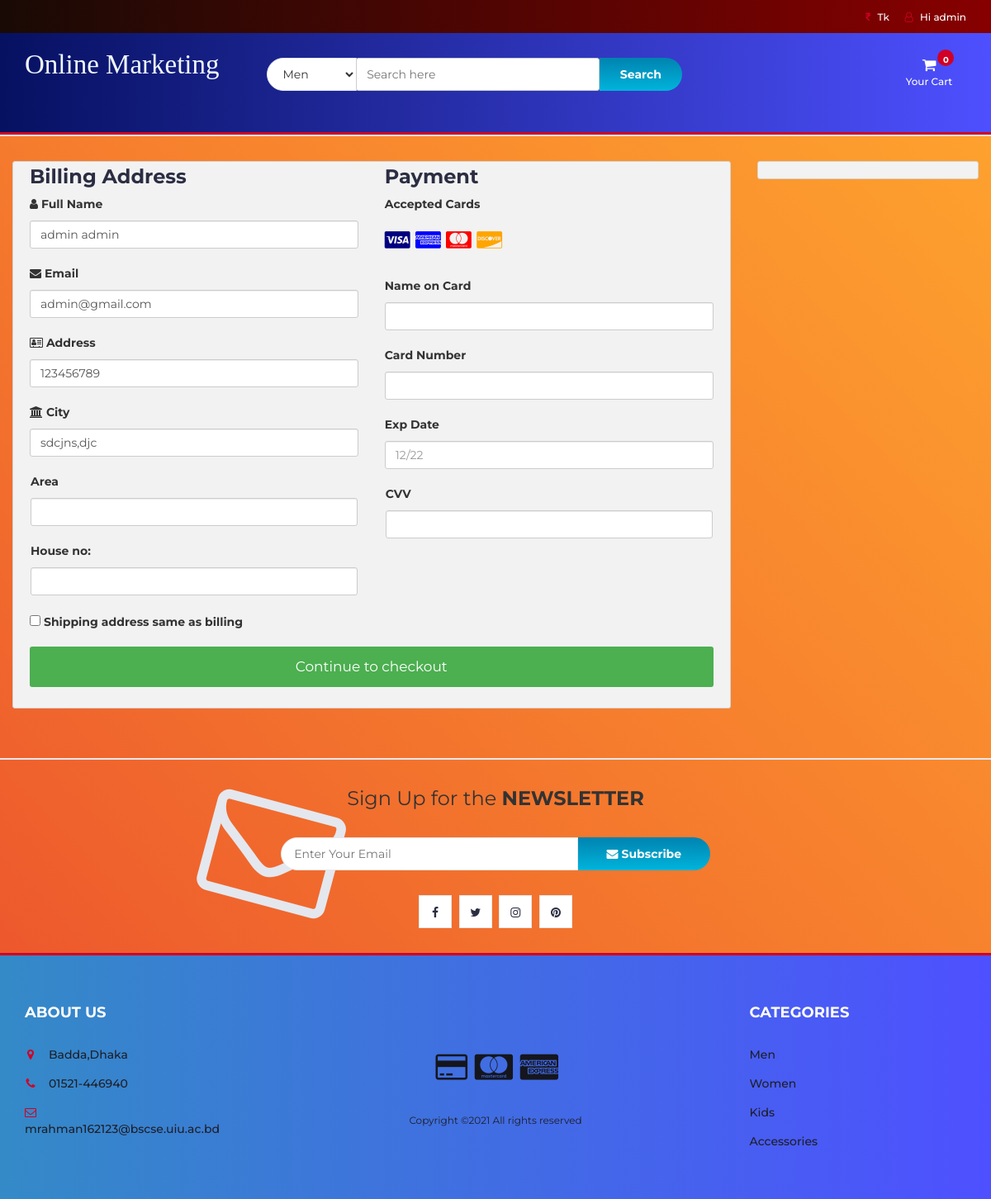
The app's page /online-shopping-system/checkout.php (signed in) with its own data.
### tables this page shows
CREATE TABLE `user_info` (
  `user_id` int(10) NOT NULL,
  `first_name` varchar(100) NOT NULL,
  `last_name` varchar(100) NOT NULL,
  `email` varchar(300) NOT NULL,
  `password` varchar(300) NOT NULL,
  `mobile` varchar(10) NOT NULL,
  `address1` varchar(300) NOT NULL,
  `address2` varchar(11) NOT NULL
);

### online-shopping-system/checkout.php (the view, shortened to what this page needs)
<?php
include "db.php";
include "header.php";
?>
<section class="section">
	<div class="container-fluid">
		<div class="row-checkout">
		<?php
		if(isset($_SESSION["uid"])){
			$sql = "SELECT * FROM user_info WHERE user_id='$_SESSION[uid]'";
			$query = mysqli_query($con,$sql);
			$row=mysqli_fetch_array($query);
		echo'
			<div class="col-75">
				<div class="container-checkout">
				<form id="checkout_form" action="checkout_process.php" method="POST" class="was-validated">
					<div class="row-checkout">
					<div class="col-50">
						<h3>Billing Address</h3>
						<label for="fname"><i class="fa fa-user" ></i> Full Name</label>
						<input type="text" id="fname" class="form-control" name="firstname" pattern="^[a-zA-Z ]+$"  value="'.$row["first_name"].' '.$row["last_name"].'">
						<label for="email"><i class="fa fa-envelope"></i> Email</label>
						<input type="text" id="email" name="email" class="form-control" pattern="^[_a-z0-9-]+(\.[_a-z0-9-]+)*@[a-z0-9]+(\.[a-z]{2,4})$" value="'.$row["email"].'" required>
						<label for="adr"><i class="fa fa-address-card-o"></i> Address</label>
						<input type="text" id="adr" name="address" class="form-control" value="'.$row["address1"].'" required>
						<label for="city"><i class="fa fa-institution"></i> City</label>
						<input type="text" id="city" name="city" class="form-control" value="'.$row["address2"].'" pattern="^[a-zA-Z ]+$" required>
						<div class="row">
						<div class="col-50">
							<label for="state">Area</label>
							<input type="text" id="state" name="state" class="form-control" pattern="^[a-zA-Z ]+$" required>
						</div>
						<div class="col-50">
							<label for="zip">House no:</label>
							<input type="text" id="zip" name="zip" class="form-control"  required>
						</div>
						</div>
					</div>
					<div class="col-50">
						<h3>Payment</h3>
						<label for="fname">Accepted Cards</label>
						<div class="icon-container">
						<i class="fa fa-cc-visa" style="color:navy;"></i>
						<i class="fa fa-cc-amex" style="color:blue;"></i>
						<i class="fa fa-cc-mastercard" style="color:red;"></i>
						<i class="fa fa-cc-discover" style="color:orange;"></i>
						</div>
						<label for="cname">Name on Card</label>
						<input type="text" id="cname" name="cardname" class="form-control" pattern="^[a-zA-Z ]+$" required>
						<div class="form-group" id="card-number-field">
                        <label for="cardNumber">Card Number</label>
                        <input type="text" class="form-control" id="cardNumber" name="cardNumber" required>
                    </div>
						<label for="expdate">Exp Date</label>
						<input type="text" id="expdate" name="expdate" class="form-control" pattern="^((0[1-9])|(1[0-2]))\/(\d{2})$" placeholder="12/22"required>
						<div class="row">
						<div class="col-50">
							<div class="form-group CVV">
								<label for="cvv">CVV</label>
								<input type="text" class="form-control" name="cvv" id="cvv" required>
						</div>
						</div>
					</div>
					</div>
					</div>
					<label><input type="CHECKBOX" name="q" class="roomselect" value="conform" required> Shipping address same as billing
					</label>';
					$total=0;
					$total_count=$_POST['total_count'];
				echo'
				<input type="hidden" name="total_count" value="'.$total_count.'">
					<input type="hidden" name="total_price" value="'.$total.'">
					<input type="submit" id="submit" value="Continue to checkout" class="checkout-btn">
				</form>
				</div>
			</div>
			';
		}else{
			echo"<script>window.location.href = 'cart.php'</script>";
		}
		?>
			<div class="col-25">
				<div class="container-checkout">
				</div>
			</div>
		</div>
	</div>
</section>
		<div id="newsletter" class="section">
			<div class="container">
				<div class="row">
					<div class="col-md-12">
						<div class="newsletter">
							<p>Sign Up for the <strong>NEWSLETTER</strong></p>
							<form >
								<input class="input" type="email" placeholder="Enter Your Email">
								<button class="newsletter-btn"><i class="fa fa-envelope"></i> Subscribe</button>
							</form>
							<ul class="newsletter-follow">
								<li>
									<a href="#"><i class="fa fa-facebook"></i></a>
								</li>
								<li>
									<a href="#"><i class="fa fa-twitter"></i></a>
								</li>
								<li>
									<a href="#"><i class="fa fa-instagram"></i></a>
								</li>
								<li>
									<a href="#"><i class="fa fa-pinterest"></i></a>
								</li>
							</ul>
						</div>
					</div>
				</div>
			</div>
		</div>
<?php
include "footer.php";
?>

### online-shopping-system/header.php (shortened to what this page needs)
<!DOCTYPE html>
<html lang="en">
	<head>
		<link type="text/css" rel="stylesheet" href="css/bootstrap.min.css"/>
		<link type="text/css" rel="stylesheet" href="css/slick.css"/>
		<link type="text/css" rel="stylesheet" href="css/slick-theme.css"/>
		<link type="text/css" rel="stylesheet" href="css/nouislider.min.css"/>
		<link rel="stylesheet" href="css/font-awesome.min.css">
		<link type="text/css" rel="stylesheet" href="css/style.css"/>
		<link type="text/css" rel="stylesheet" href="css/accountbtn.css"/>
    </head>
	<body>
		<header>
			<div id="top-header">
				<div class="container">
					<ul class="header-links pull-right">
						<li><a href="#"><i class="fa fa-inr"></i> Tk</a></li>
						<li><?php
                             include "db.php";
                            if(isset($_SESSION["uid"])){
                                $sql = "SELECT first_name FROM user_info WHERE user_id='$_SESSION[uid]'";
                                $query = mysqli_query($con,$sql);
                                $row=mysqli_fetch_array($query);
                                echo '
                               <div class="dropdownn">
                                  <a href="#" class="dropdownn" data-toggle="modal" data-target="#myModal" ><i class="fa fa-user-o"></i> Hi '.$row["first_name"].'</a>
                                  <div class="dropdownn-content">
                                    <a href="" data-toggle="modal" data-target="#profile"><i class="fa fa-user-circle" aria-hidden="true" ></i>My Profile</a>
                                    <a href="logout.php"  ><i class="fa fa-sign-in" aria-hidden="true"></i>Log out</a>
                                  </div>
                                </div>';
                            }
                                             ?>
                                </li>
					</ul>
				</div>
			</div>
			<div id="header">
				<div class="container">
					<div class="row">
						<div class="col-md-3">
							<div class="header-logo">
								<a href="#" class="logo">
								<font style="font-style:normal; font-size: 33px;color: aliceblue;font-family: serif">
										Online Marketing
                                    </font>
								</a>
							</div>
						</div>
						<div class="col-md-6">
							<div class="header-search">
								<form>
									<select class="input-select">
										<option value="1">Men</option>
									</select>
									<input class="input" id="search" type="text" placeholder="Search here">
									<button type="submit" id="search_btn" class="search-btn">Search</button>
								</form>
							</div>
						</div>
						<div class="col-md-3 clearfix">
							<div class="header-ctn">
								<div class="dropdown">
									<a class="dropdown-toggle" data-toggle="dropdown" aria-expanded="true">
										<i class="fa fa-shopping-cart"></i>
										<span>Your Cart</span>
										<div class="badge qty">0</div>
									</a>
									</div>
							</div>
						</div>
					</div>
				</div>
			</div>
		</header>
		<nav id='navigation'>
		</nav>

### online-shopping-system/css/style.css (style rules this page uses)
body { font-family: 'Montserrat', sans-serif; font-weight: 400; background-image: linear-gradient(-134deg, #FFA62E 0%, #FB962E 20%, #F8852E 40%, #F3742D 60%, #EF612D 80%, #EA4D2C 100%); }
h1, h2, h3, h4, h5, h6 { color: #2B2D42; font-weight: 700; margin: 0 0 10px; }
a { color: #2B2D42; font-weight: 500; -webkit-transition: 0.2s color; transition: 0.2s color; }
ul, ol { margin: 0; padding: 0; list-style: none }
.input { height: 40px; padding: 0px 15px; border: 1px solid #E4E7ED; background-color: #FFF; width: 100%; }
.input-select { padding: 0px 15px; background: #FFF; border: 1px solid #E4E7ED; height: 40px; }
.section { padding-top: 30px; padding-bottom: 30px; }
#top-header { padding-top: 10px; padding-bottom: 10px; background-color: #1E1F29; }
.header-links li { display: inline-block; margin-right: 15px; font-size: 12px; }
.header-links li:last-child { margin-right: 0px; }
.header-links li a { color: #FFF; }
.header-links li i { color: #D10024; margin-right: 5px; }
#header { padding-top: 15px; padding-bottom: 15px; background-image: linear-gradient(-135deg, #FF6CAB 0%, #F660BC 10%, #EC53CD 20%, #E045DE 30%, #D335EE 40%, #C323FF 50%, #B53AFF 60%, #A749FF 70%, #9854FF 80%, #865EFF 90%, #7366FF 100%); }
.header-logo { float: left; }
.header-search { padding: 15px 0px; }
.header-search form { position: relative; }
.header-search form .input-select { margin-right: -4px; border-radius: 40px 0px 0px 40px; }
.header-search form .input { width: calc(100% - 260px); margin-right: -4px; }
.header-search form .search-btn { height: 40px; width: 100px; background: #00B4DB; background: -webkit-linear-gradient(to bottom, #0083B0, #00B4DB); background: linear-gradient(to bottom, #0083B0, #00B4DB); color: #FFF; font-weight: 700; border: none; border-radius: 0px 40px 40px 0px; }
.header-ctn { float: right; padding: 15px 0px; }
.header-ctn>div { display: inline-block; }
.header-ctn>div>a { display: block; position: relative; width: 90px; text-align: center; color: #FFF; }
.header-ctn>div>a>i { display: block; font-size: 18px; }
.header-ctn>div>a>span { font-size: 12px; }
.header-ctn>div>a>.qty { position: absolute; right: 15px; top: -10px; width: 20px; height: 20px; line-height: 20px; text-align: center; border-radius: 50%; font-size: 10px; color: #FFF; background-color: #D10024; }
#navigation { background: #FFF; border-bottom: 2px solid #E4E7ED; border-top: 3px solid #D10024; }
#newsletter.section { border-top: 2px solid #E4E7ED; border-bottom: 3px solid #D10024; margin-top: 30px; }
.newsletter { text-align: center; }
.newsletter p { font-size: 24px; }
.newsletter form { position: relative; max-width: 520px; margin: 30px auto; }
.newsletter form:after { content: "\f003"; font-family: FontAwesome; position: absolute; font-size: 160px; color: #E4E7ED; top: 15px; -webkit-transform: translateY(-50%) rotate(15deg); -ms-transform: translateY(-50%) rotate(15deg); transform: translateY(-50%) rotate(15deg); z-index: -1; left: -90px; }
.newsletter form .input { width: calc(100% - 160px); margin-right: -4px; border-radius: 40px 0px 0px 40px; }
.newsletter form .newsletter-btn { width: 160px; height: 40px; font-weight: 700; background: #00B4DB; background: -webkit-linear-gradient(to bottom, #0083B0, #00B4DB); background: linear-gradient(to bottom, #0083B0, #00B4DB); color: #FFF; border: none; border-radius: 0px 40px 40px 0px; }
.newsletter .newsletter-follow { text-align: center; }
.newsletter .newsletter-follow li { display: inline-block; margin-right: 5px; }
.newsletter .newsletter-follow li:last-child { margin-right: 0px; }
.newsletter .newsletter-follow li a { position: relative; display: block; width: 40px; height: 40px; text-align: center; line-height: 40px; border: 1px solid #E4E7ED; background-color: #FFF; -webkit-transition: 0.2s all; transition: 0.2s all; }

### online-shopping-system/css/accountbtn.css (style rules this page uses)
.dropdownn { position: relative; display: inline-block; }

### online-shopping-system/header.php (style rules this page uses)
#navigation { background: #504EFF; background: -webkit-linear-gradient(to right, #504EFF, #504EFF); background: linear-gradient(to right, #FF4E50, #504EFF); }
#header { background: #4E50FF; background: -webkit-linear-gradient(to right, #061161, #780206); background: linear-gradient(to right, #061161, #4E50FF); }
#top-header { background: #870000; background: -webkit-linear-gradient(to right, #190A05, #870000); background: linear-gradient(to right, #190A05, #870000); }

### records on screen
user_info: first_name "admin", firstname "admin admin", email "admin@gmail.com", address "123456789", city "sdcjns,djc"
